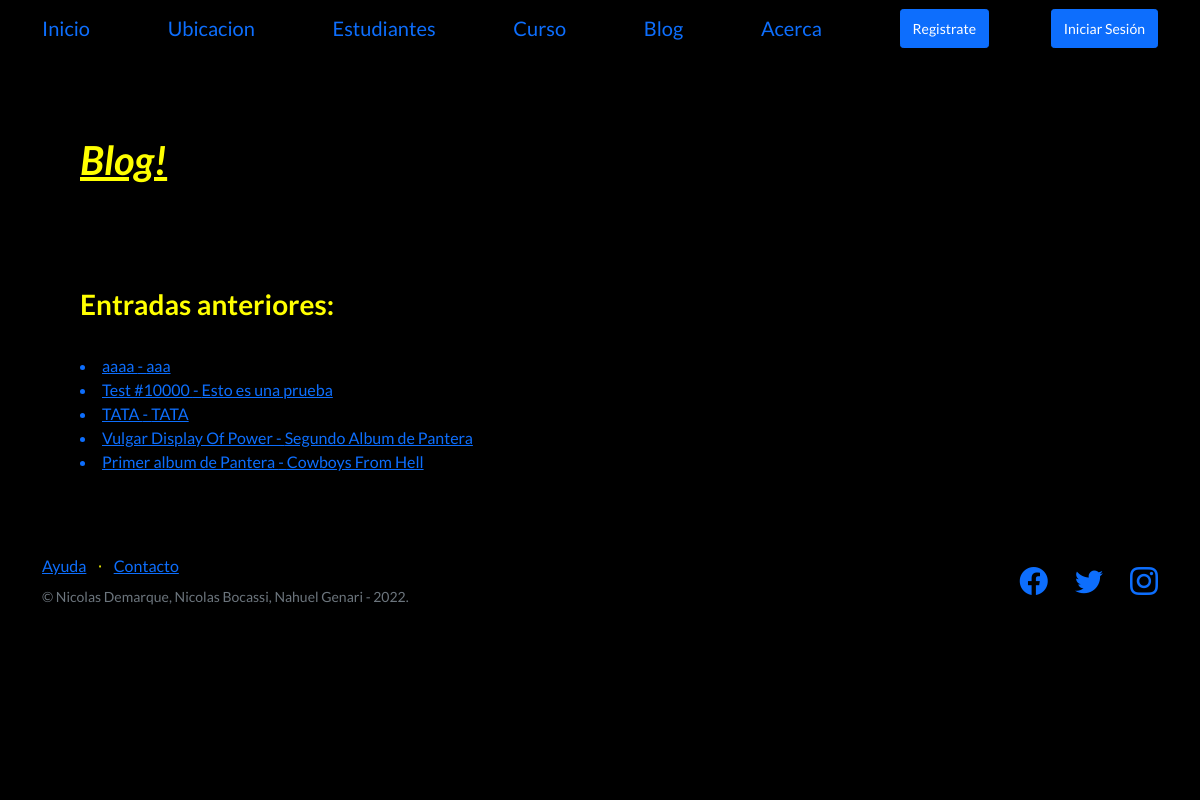
The page /pages/ on the database its author committed.
### alumnos/models.py (models this page shows, shortened)
class Post(models.Model):
    class PostObjects(models.Manager):
        def get_queryset(self):
            return super().get_queryset() .filter(status='published')
    options = (
        ('draft', 'Draft'),
        ('published', 'Published'),
    )
    category = models.ForeignKey(Category, on_delete=models.PROTECT, default=1)
    title = models.CharField(max_length=255)
    header_image = models.ImageField(null = True, blank=True, upload_to="images/")
    subtitle = models.CharField(max_length=255, null=True)
    excerpt = models.TextField(null=True)
    content = HTMLField()
    slug = models.SlugField(max_length=250, unique_for_date='published', null=False, unique=True)
    published = models.DateTimeField(default=timezone.now)
    author = models.ForeignKey(User, on_delete=models.CASCADE, related_name='blog_posts')
    status = models.CharField(max_length=10, choices=options, default='draft')
    objects = models.Manager()
    postobjects = PostObjects()
    class Meta:
        ordering = ('-published',)

### alumnos/views.py (the view)
# urls.py: path('pages/', views.blog.as_view(), name="pages"),
class blog(TemplateView):
      template_name ="Alumnos/pages.html"
      def get_context_data(self, **kwargs):
            context = super().get_context_data(**kwargs)
            context["posts"] = Post.postobjects.all()
            return context

### alumnos/templates/alumnos/pages.html (shortened to what this page needs)
{% extends "alumnos/plantilla_base.html" %}
{% block contenido_base %}
<i> <u>
<h1>Blog!</h1>
</u></i>
<br>
<br>
<br>
<br>
<h3> Entradas anteriores: </h3>
<br>
{% for post in posts %}
<a href="{% url 'post-detail' slug=post.slug  %}">
<li>{{post.title}} - {{post.subtitle}}</li>
{% endfor %}
{% endblock contenido_base%}

### rows shown on the page
Post: title "aaaa", subtitle "aaa"
Post: title "Test #10000", subtitle "Esto es una prueba"
Post: title "TATA", subtitle "TATA"
Post: title "Vulgar Display Of Power", subtitle "Segundo Album de Pantera"
Post: title "Primer album de Pantera", subtitle "Cowboys From Hell"
